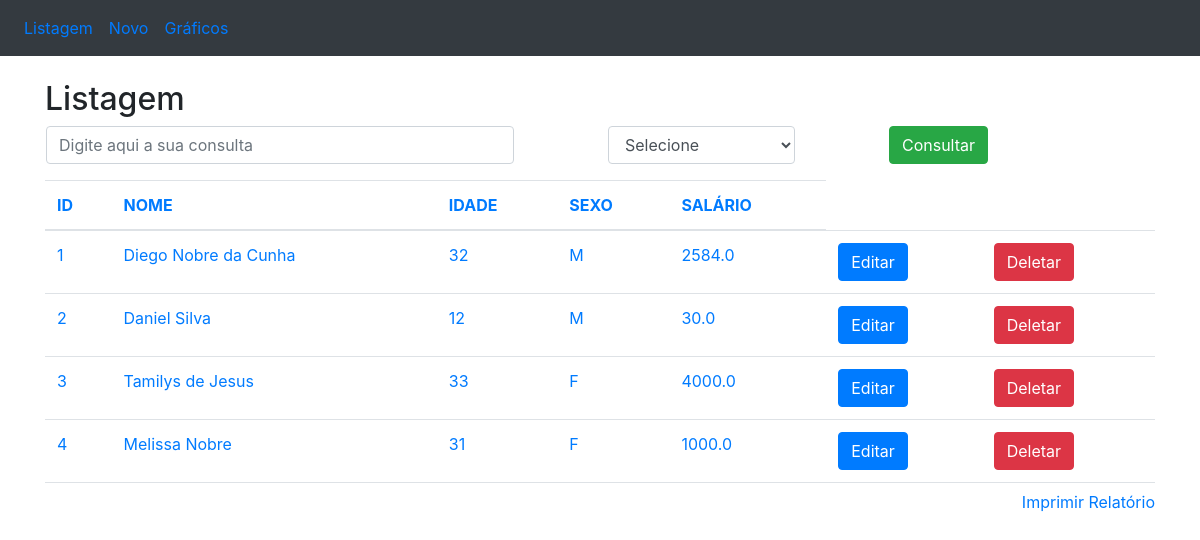
The app's page /listagem with its own data.
### app/models/tables.py (models this page shows, shortened)
class Pessoa(db.Model):
    __tablename__ = 'pessoas'
    id = db.Column(db.Integer, primary_key=True)
    nome = db.Column(db.String(100), nullable=False)
    idade = db.Column(db.Integer)
    sexo = db.Column(db.String(1))
    salario = db.Column(db.Float)

### app/controllers/default.py (the view)
@app.route('/')
@app.route('/listagem')
def listagem():
    pessoas = Pessoa.query.all()
    return render_template('listagem.html', pessoas=pessoas, ordem='id')

### app/templates/listagem.html (shortened to what this page needs)
<!DOCTYPE html>
<html lang="pt-br">
<head>
    <link rel="stylesheet" href="https://maxcdn.bootstrapcdn.com/bootstrap/4.3.1/css/bootstrap.min.css">
</head>
<body>
    <nav class="navbar navbar-expand-sm bg-dark">
        <ul class="navbar-nav">
            <li class="nav-item">
                <a class="nav-link" href="/listagem">Listagem</a>
            </li>
            <li class="nav-item">
                <a class="nav-link" href="/insercao">Novo</a>
            </li>
            <li class="nav-item">
                <a class="nav-link" href="/graficos">Gráficos</a>
            </li>
        </ul>
    </nav>
    <br>
    <div class="container">
        <h2>Listagem</h2>
        <form action="/consulta" method="POST" name="frm_consulta" class="ml-3">
            <div class="form-group">
                <div class="row">
                    <input type="text" class="form-control col-md-5" name="consulta" placeholder="Digite aqui a sua consulta">
                    <spa class="col-md-1"></spa>
                    <select class="form-control col-md-2" name="campo">
                        <option value="">Selecione</option>
                    </select>
                    <spa class="col-md-1"></spa>
                    <button type="submit" class="btn btn-success">Consultar</button>
                </div>
            </div>
        </form>
        <div style="overflow:scroll; height:310px; width:100%" align="center">
            <table class="table">
                <thead>
                    <tr>
                        <th scope="col">
                            <a href="/ordenacao/id/{{ ordem }}">ID</a>
                        </th>
                        <th scope="col">
                            <a href="/ordenacao/nome/{{ ordem }}">NOME</a>
                        </th>
                        <th scope="col">
                            <a href="/ordenacao/idade/{{ ordem }}">IDADE</a>
                        </th>
                        <th scope="col">
                            <a href="/ordenacao/sexo/{{ ordem }}">SEXO</a>
                        </th>
                        <th scope="col">
                            <a href="/ordenacao/salario/{{ ordem }}">SALÁRIO</a>
                        </th>
                    </tr>
                </thead>
                <tbody>
                    {% for pessoa in pessoas %}
                        <tr>
                            <td nowrap="true">
                                <a href="/selecao/{{ pessoa.id }}">{{ pessoa.id }}</a>
                            </td>
                            <td nowrap="true">
                                <a href="/selecao/{{ pessoa.nome }}">{{ pessoa.nome }}</a>
                            </td>
                            <td nowrap="true">
                                <a href="/selecao/{{ pessoa.idade }}">{{ pessoa.idade }}</a>
                            </td>
                            <td nowrap="true">
                                <a href="/selecao/{{ pessoa.sexo }}">{{ pessoa.sexo }}</a>
                            </td>
                            <td nowrap="true">
                                <a href="/selecao/{{ pessoa.salario }}">{{ pessoa.salario }}</a>
                            </td>
                            <td>
                                <a href="/edicao/{{ pessoa.id }}" class="btn btn-primary" role="button">Editar</a>
                            </td>
                            <td>
                                <a href="/delecao/{{ pessoa.id }}" class="btn btn-danger" role="button">Deletar</a>
                            </td>
                        </tr>
                    {% endfor %}
                </tbody>
            </table>
        </div>
        <a href="#" style="float:right" onclick="relatorio()">Imprimir Relatório</a>
    </div>
</body>
</html>

### records on screen
Pessoa: id "1", nome "Diego Nobre da Cunha", idade "32", sexo "M", salario "2584.0"
Pessoa: id "2", nome "Daniel Silva", idade "12", sexo "M", salario "30.0"
Pessoa: id "3", nome "Tamilys de Jesus", idade "33", sexo "F", salario "4000.0"
Pessoa: id "4", nome "Melissa Nobre", idade "31", sexo "F", salario "1000.0"
